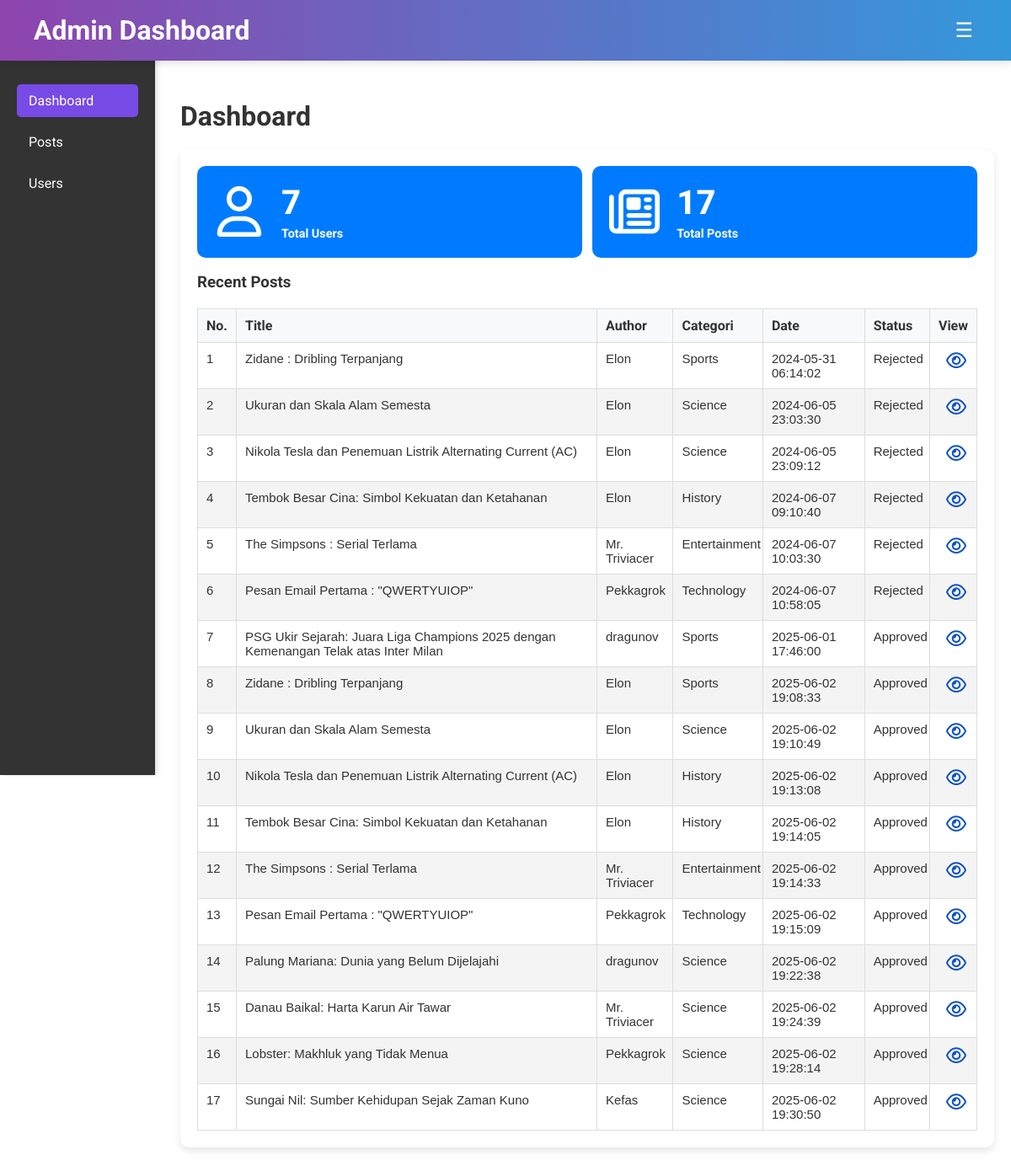
/adminpage/dashboard.php (signed in), run on the app's committed database.
### tables this page shows
CREATE TABLE `trivias` (
  `id` int(11) NOT NULL,
  `user_id` int(11) DEFAULT NULL,
  `author` varchar(50) DEFAULT NULL,
  `title` varchar(255) NOT NULL,
  `category` varchar(50) NOT NULL,
  `content` text NOT NULL,
  `file_path` varchar(255) DEFAULT NULL,
  `status` enum('pending','approved','rejected') DEFAULT 'pending',
  `created_at` timestamp NULL DEFAULT current_timestamp()
);

### adminpage/function/func.php (called while the page is built, shortened)
<?php
include 'connect.php';
$show = "SELECT * FROM trivias";
$get_data = $conn->query($show);
if ($get_data->num_rows > 0) {
    $data = $get_data->fetch_all(MYSQLI_ASSOC);
} else {
    $data = [];
}
$sql_total_users = "SELECT COUNT(*) AS total_users FROM users";
$result_total_users = $conn->query($sql_total_users);
if ($result_total_users->num_rows > 0) {
    $row_total_users = $result_total_users->fetch_assoc();
    $total_users = $row_total_users["total_users"];
} else {
    $total_users = 0;
}
$sql_tot_post = "SELECT COUNT(*) AS total_posts FROM trivias";
$result_tot_post = $conn->query($sql_tot_post);
if ($result_tot_post->num_rows > 0) {
    $row = $result_tot_post->fetch_assoc();
    $total_posts = $row["total_posts"];
} else {
    $total_posts = 0;
}
?>

### adminpage/dashboard.php (the view, shortened to what this page needs)
<?php
require "./function/func.php";
?>
<!DOCTYPE html>
<html lang="en">
<head>
    <link rel="stylesheet" href="./css/styles.css">
</head>
<body>
    <header>
        <div class="container">
            <div class="logo">
                <h1>Admin Dashboard</h1>
            </div>
            <nav>
                <div class="nav-menu">
                    <button class="nav-toggle" id="navToggle">&#9776;</button>
                </div>
            </nav>
        </div>
    </header>
    <div class="admin-container">
        <aside>
            <ul>
                <li><a href="dashboard.php" class="active">Dashboard</a></li>
                <li><a href="posts.php">Posts</a></li>
                <li><a href="users.php">Users</a></li>
            </ul>
        </aside>
        <main>
            <h2>Dashboard</h2>
            <div class="posts">
                <section class="stats">
                    <div class="stat-box">
                        <div class="stat-info">
                            <p><?php echo $total_users ?></p>
                            <h5>Total Users</h5>
                        </div>
                    </div>
                    <div class="stat-box">
                        <div class="stat-info">
                            <p><?php echo $total_posts ?></p>
                            <h5>Total Posts</h5>
                        </div>
                    </div>
                </section>
                <section class="recent-posts">
                    <h3>Recent Posts</h3>
                    <table>
                        <thead>
                            <tr class="tr-center">
                                <th>No.</th>
                                <th>Title</th>
                                <th>Author</th>
                                <th>Categori</th>
                                <th>Date</th>
                                <th>Status</th>
                                <th>View</th>
                            </tr>
                        </thead>
                        <tbody>
                            <?php $i = 1; ?>
                            <?php foreach ($data as $row) : ?>
                                <tr class="text-l">
                                    <td><?= $i++; ?></td>
                                    <td><?= $row['title']; ?></td>
                                    <td><?= $row['author']; ?></td>
                                    <td><?= ucwords($row['category']); ?></td>
                                    <td><?= $row['created_at']; ?></td>
                                    <td><?= ucwords($row['status']); ?></td>
                                    <td class="row-view">
                                        <button  class="btn-view" onclick="viewPost(<?php echo $row['id']; ?>)">
                                        </button>
                                    </td>
                                </tr>
                            <?php endforeach ?>
                        </tbody>
                    </table>
                </section>
            </div>
        </main>
    </div>
</body>
</html>

### adminpage/css/styles.css (style rules this page uses)
body { font-family: 'Roboto', sans-serif; margin: 0; padding: 0; color: #333; }
a { text-decoration: none; color: inherit; }
.container { padding: 7px 40px; }
header { background: linear-gradient(to right, #8e44ad, #3498db); color: white; padding: 10px 0; position: sticky; top: 0; width: 100%; z-index: 1000; box-shadow: 0 4px 8px rgba(0, 0, 0, 0.1); }
header .container { display: flex; justify-content: space-between; align-items: center; }
.logo h1 { margin: 0; }
nav { position: relative; }
.nav-menu { position: relative; }
.nav-toggle { background: none; border: none; font-size: 1.5em; color: white; cursor: pointer; }
.admin-container { display: flex; margin-left: 12%; padding: 20px; flex-grow: 1; }
aside { width: 12%; height: 100vh; position: fixed; top: 0; left: 0; background: #333; border-right: 1px solid #ddd; padding: 100px 20px 20px 20px; box-shadow: 2px 0 5px rgba(0, 0, 0, 0.1); color: white; overflow-y: auto; }
aside ul { list-style: none; margin: 0; padding: 0; }
aside ul li { margin-bottom: 10px; }
aside ul li a { display: block; padding: 10px 14px; color: white; border-radius: 5px; transition: background 0.3s, color 0.3s; }
aside ul li a:hover, aside ul li a.active { background: #784ae6; color: white; }
main { width: 100%; padding: 0 0 0 50px; }
main h2 { font-size: 2em; padding-top: 0; margin-bottom: 20px; }
.stats { display: flex; justify-content: space-between; }
.stat-box { background: #007BFF; color: white; padding: 20px; border-radius: 10px; width: 45%; display: flex; align-items: center; text-align: left; }
.stat-box svg { width: 60px; height: 60px; margin-right: 20px; fill: white; }
.stat-info { display: flex; flex-direction: column; align-items: flex-start; }
.stat-info h5 { margin: 0; font-size: 0.9em; }
.stat-info p { margin: 0; font-size: 2.5em; font-weight: 800; padding-bottom: 5px; }
.posts, .users, .settings { background: white; padding: 20px; border-radius: 10px; box-shadow: 0 4px 8px rgba(0, 0, 0, 0.1); margin-bottom: 20px; }
table { width: 100%; border-collapse: collapse; margin-top: 20px; }
table, th, td { vertical-align: top; border: 1px solid #ddd; }
td { padding: 10px 2px 10px 10px; text-align: left; font-size: 12px; font-family: "Montserrat", sans-serif; }
th { background: #f8f9fa; padding: 10px 10px 10px 10px; text-align: left; }
tr:nth-child(even) { background: #f4f4f4; }
.text-l td { font-size: 15px; }
button { background: #007BFF; color: white; border: none; padding: 5px 5px; border-radius: 3px; cursor: pointer; transition: background 0.3s; font-size: 12px; }
.btn-view { width: 1.5rem; height: 1.5rem; padding: 0; background-color: transparent; }
.row-view { text-align: center; width: 30px; }

### data on the page
trivias: title "Zidane : Dribling Terpanjang", author "Elon", category "Sports", created_at "2024-05-31 06:14:02", status "Rejected"
trivias: title "Ukuran dan Skala Alam Semesta", author "Elon", category "Science", created_at "2024-06-05 23:03:30", status "Rejected"
trivias: title "Nikola Tesla dan Penemuan Listrik Alternating Current (AC)", author "Elon", category "Science", created_at "2024-06-05 23:09:12", status "Rejected"
trivias: title "Tembok Besar Cina: Simbol Kekuatan dan Ketahanan", author "Elon", category "History", created_at "2024-06-07 09:10:40", status "Rejected"
trivias: title "The Simpsons : Serial Terlama", author "Mr. Triviacer", category "Entertainment", created_at "2024-06-07 10:03:30", status "Rejected"
trivias: title "Pesan Email Pertama : \"QWERTYUIOP\"", author "Pekkagrok", category "Technology", created_at "2024-06-07 10:58:05", status "Rejected"
trivias: title "PSG Ukir Sejarah: Juara Liga Champions 2025 dengan Kemenangan Telak atas Inter Milan", author "dragunov", category "Sports", created_at "2025-06-01 17:46:00", status "Approved"
trivias: title "Zidane : Dribling Terpanjang", author "Elon", category "Sports", created_at "2025-06-02 19:08:33", status "Approved"
trivias: title "Ukuran dan Skala Alam Semesta", author "Elon", category "Science", created_at "2025-06-02 19:10:49", status "Approved"
trivias: title "Nikola Tesla dan Penemuan Listrik Alternating Current (AC)", author "Elon", category "History", created_at "2025-06-02 19:13:08", status "Approved"
trivias: title "Tembok Besar Cina: Simbol Kekuatan dan Ketahanan", author "Elon", category "History", created_at "2025-06-02 19:14:05", status "Approved"
trivias: title "The Simpsons : Serial Terlama", author "Mr. Triviacer", category "Entertainment", created_at "2025-06-02 19:14:33", status "Approved"
trivias: title "Pesan Email Pertama : \"QWERTYUIOP\"", author "Pekkagrok", category "Technology", created_at "2025-06-02 19:15:09", status "Approved"
trivias: title "Palung Mariana: Dunia yang Belum Dijelajahi", author "dragunov", category "Science", created_at "2025-06-02 19:22:38", status "Approved"
trivias: title "Danau Baikal: Harta Karun Air Tawar", author "Mr. Triviacer", category "Science", created_at "2025-06-02 19:24:39", status "Approved"
trivias: title "Lobster: Makhluk yang Tidak Menua", author "Pekkagrok", category "Science", created_at "2025-06-02 19:28:14", status "Approved"
trivias: title "Sungai Nil: Sumber Kehidupan Sejak Zaman Kuno", author "Kefas", category "Science", created_at "2025-06-02 19:30:50", status "Approved"

### other printed values
$total_users "7"
$total_posts "17"
